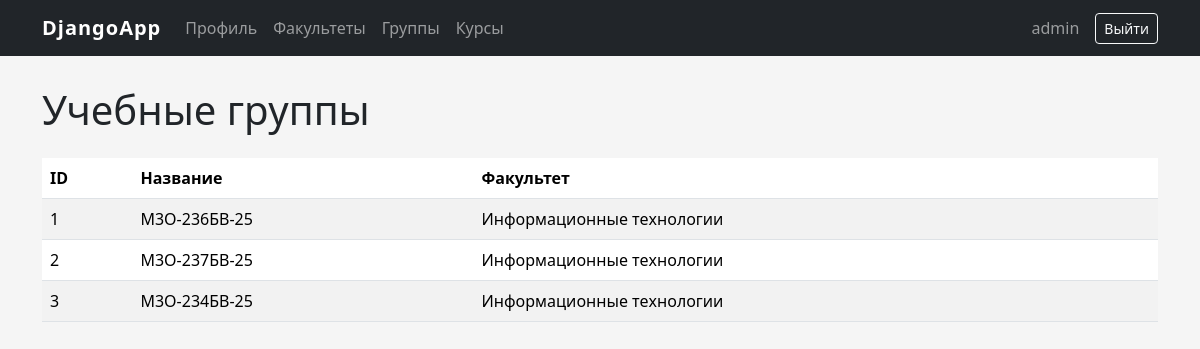
Screenshot of /groups/ (signed in) with the database file from the repository.
### accounts/models.py (models this page shows, shortened)
class AcademicGroup(models.Model):
    name = models.CharField(max_length=50)
    department = models.ForeignKey(
        Department,
        on_delete=models.CASCADE,
        related_name='groups')

class Department(models.Model):
    name = models.CharField(max_length=200)

### accounts/views.py (the view)
# urls.py: path('groups/', views.academic_group_list, name='academic_group_list'),
@login_required
def academic_group_list(request):
    groups = AcademicGroup.objects.select_related(
        'department'
    ).all()
    return render(
        request,
        'group_list.html',
        {
            'groups': groups,
            'is_methodist': is_methodist(
                request.user
            ),
        }
    )

### accounts/views.py (called while the page is built)
def is_methodist(user):
    return user.groups.filter(
        name='Методист'
    ).exists()

### templates/group_list.html (shortened to what this page needs)
{% extends 'base.html' %}
{% block content %}
<div class="d-flex justify-content-between mb-3">
    <h1>Учебные группы</h1>
</div>
<table class="table table-striped">
    <thead>
        <tr>
            <th>ID</th>
            <th>Название</th>
            <th>Факультет</th>
        </tr>
    </thead>
    <tbody>
        {% for group in groups %}
        <tr>
            <td>
                {{ group.id }}
            </td>
            <td>
                {{ group.name }}
            </td>
            <td>
                {{ group.department.name }}
            </td>
        </tr>
        {% endfor %}
    </tbody>
</table>
{% endblock %}

### templates/base.html (shortened to what this page needs)
{% load static %}
<!DOCTYPE html>
<html lang="ru">
<head>
    <link rel="stylesheet" href="{% static 'vendor/bootstrap/css/bootstrap.min.css' %}">
    <link rel="stylesheet" href="{% static 'css/style.css' %}">
</head>
<body>
<nav class="navbar navbar-expand-lg navbar-dark bg-dark">
    <div class="container">
        <a class="navbar-brand"
           href="/profile/">
            DjangoApp
        </a>
        <div class="navbar-nav me-auto">
            <a class="nav-link" href="/profile/">Профиль</a>
            <a class="nav-link" href="/departments/">Факультеты</a>
            <a class="nav-link" href="/groups/">Группы</a>
            <a class="nav-link" href="/courses/">Курсы</a>
        </div>
        {% if user.is_authenticated %}
            <span class="navbar-text me-3">
                {{ user.username }}
            </span>
            <form method="post"
                  action="/accounts/logout/">
                <button class="btn btn-outline-light btn-sm"
                        type="submit">
                    Выйти
                </button>
            </form>
        {% endif %}
    </div>
</nav>
<div class="container page-container">
    {% block content %}
    {% endblock %}
</div>
</body>
</html>

### static/css/style.css (style rules this page uses)
body { background-color: #f5f5f5; }
.page-container { margin-top: 30px; }
.navbar-brand { font-weight: bold; letter-spacing: 1px; }

### rows the page displays
AcademicGroup: id "1", name "М3О-236БВ-25", department.name "Информационные технологии"
AcademicGroup: id "2", name "М3О-237БВ-25", department.name "Информационные технологии"
AcademicGroup: id "3", name "М3О-234БВ-25", department.name "Информационные технологии"

### other values shown
{{ user.username }} "admin"
